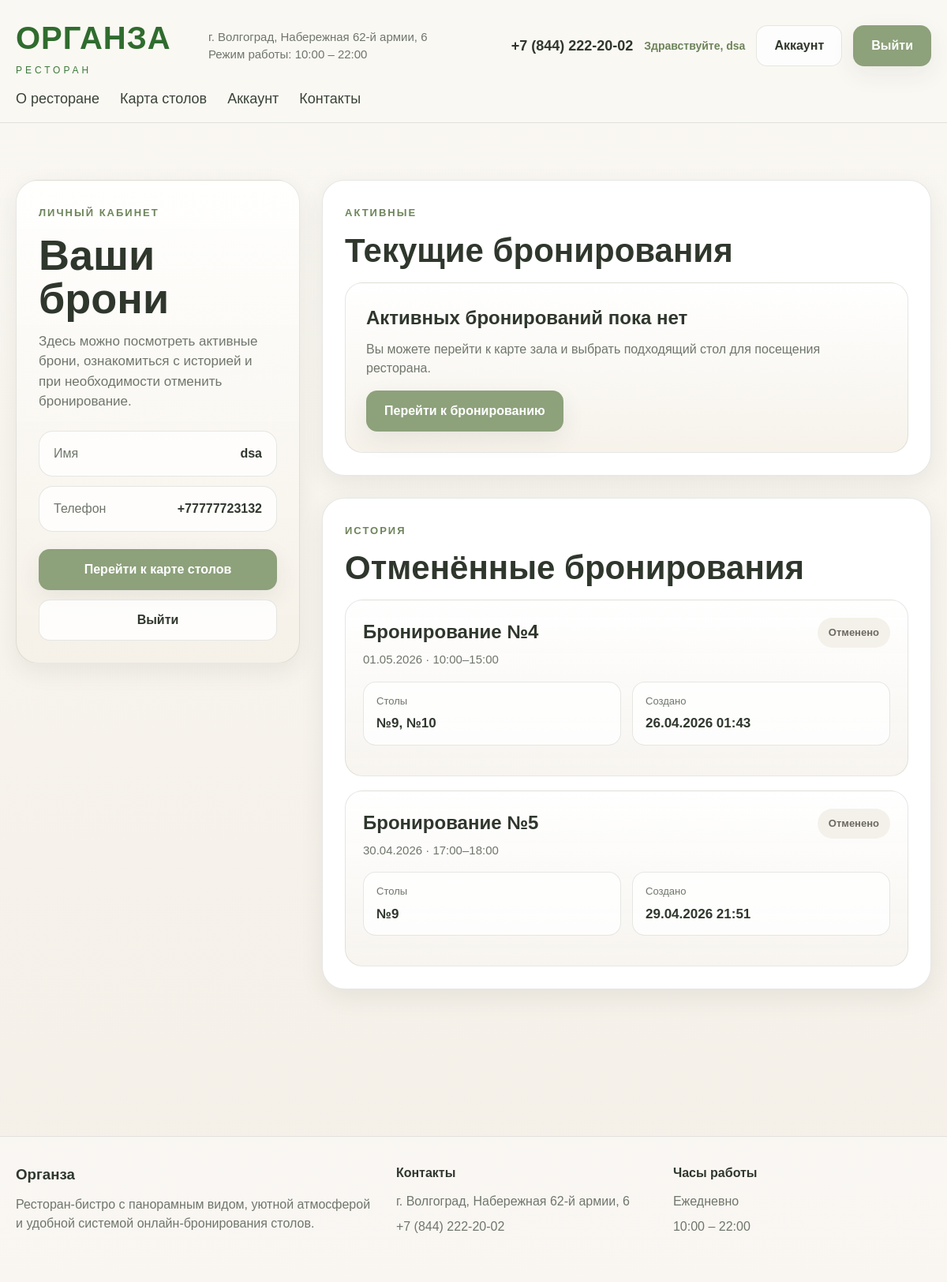
Screenshot of /booking/account (signed in) with the database file from the repository.
### models/users.py (models this page shows, shortened)
class User(db.Model):
    __tablename__ = 'users'
    id = db.Column(db.Integer, primary_key=True)
    name = db.Column(db.String(120), nullable=False)
    phone = db.Column(db.String(20), unique=True, nullable=False, index=True)
    is_active = db.Column(db.Boolean, default=True, nullable=False)
    created_at = db.Column(
        db.DateTime,
        server_default=db.func.current_timestamp(),
        nullable=False
    )

### models/reservations.py (models this page shows, shortened)
class Reservation(db.Model):
    __tablename__ = 'reservations'
    id = db.Column(db.Integer, primary_key=True)
    user_id = db.Column(
        db.Integer,
        db.ForeignKey('users.id'),
        nullable=False,
        index=True
    )
    booking_date = db.Column(db.Date, nullable=False, index=True)
    time_start = db.Column(db.Time, nullable=False)
    time_end = db.Column(db.Time, nullable=False)
    status = db.Column(db.String(20), nullable=False, default='active', index=True)
    comment = db.Column(db.Text)
    created_at = db.Column(
        db.DateTime,
        server_default=db.func.current_timestamp(),
        nullable=False
    )
    user = db.relationship(
        'User',
        backref=db.backref('reservations', lazy=True)
    )
    reservation_tables = db.relationship(
        'ReservationTable',
        back_populates='reservation',
        cascade='all, delete-orphan',
        lazy=True
    )

class ReservationTable(db.Model):
    __tablename__ = 'reservation_tables'
    id = db.Column(db.Integer, primary_key=True)
    reservation_id = db.Column(
        db.Integer,
        db.ForeignKey('reservations.id'),
        nullable=False,
        index=True
    )
    table_id = db.Column(
        db.Integer,
        db.ForeignKey('tables.id'),
        nullable=False,
        index=True
    )
    created_at = db.Column(
        db.DateTime,
        server_default=db.func.current_timestamp(),
        nullable=False
    )
    __table_args__ = (
        db.UniqueConstraint(
            'reservation_id',
            'table_id',
            name='uq_reservation_table_pair'
        ),
    )
    reservation = db.relationship(
        'Reservation',
        back_populates='reservation_tables'
    )
    table = db.relationship(
        'Table',
        backref=db.backref('reservation_links', lazy=True)
    )

### models/tables.py (models this page shows)
class Table(db.Model):
    __tablename__ = 'tables'
    id = db.Column(db.Integer, primary_key=True)
    number = db.Column(db.Integer, nullable=False)
    seats = db.Column(db.Integer, nullable=False)
    location = db.Column(db.String(255))
    description = db.Column(db.Text)
    image = db.Column(db.String(255))
    image_panorama = db.Column(db.String(255))
    is_active = db.Column(db.Boolean, default=True)
    created_at = db.Column(db.DateTime, server_default=db.func.current_timestamp())

### routes/booking.py (the view)
@booking_bp.get('/account')
def account():
    user = get_current_user()
    if not user:
        flash('Для доступа к личному кабинету необходимо войти в аккаунт.', 'error')
        return redirect(url_for('auth.login'))
    reservations = (
        Reservation.query
        .filter_by(user_id=user.id)
        .order_by(
            Reservation.booking_date.desc(),
            Reservation.time_start.desc(),
            Reservation.created_at.desc()
        )
        .all()
    )
    active_reservations = [reservation for reservation in reservations if reservation.status == 'active']
    archived_reservations = [reservation for reservation in reservations if reservation.status != 'active']
    return render_template(
        'account.html',
        user=user,
        active_reservations=active_reservations,
        archived_reservations=archived_reservations
    )

### templates/account.html (shortened to what this page needs)
{% extends "base.html" %}
{% block content %}
<section class="account-page">
    <div class="container account-layout">
        <aside class="account-sidebar">
            <span class="section-kicker">Личный кабинет</span>
            <h1>Ваши брони</h1>
            <p>
                Здесь можно посмотреть активные брони, ознакомиться с историей и при необходимости отменить бронирование.
            </p>
            <div class="account-profile-card">
                <div class="account-profile-row">
                    <span>Имя</span>
                    <strong>{{ user.name }}</strong>
                </div>
                <div class="account-profile-row">
                    <span>Телефон</span>
                    <strong>{{ user.phone }}</strong>
                </div>
            </div>
            <div class="account-sidebar-actions">
                <a class="btn btn--primary" href="{{ url_for('main.index', _anchor='booking') }}">
                    Перейти к карте столов
                </a>
                <a class="btn btn--ghost" href="{{ url_for('auth.logout') }}">
                    Выйти
                </a>
            </div>
        </aside>
        <div class="account-content">
            <section class="account-section">
                <div class="account-section__header">
                    <div>
                        <span class="section-kicker">Активные</span>
                        <h2>Текущие бронирования</h2>
                    </div>
                </div>
                {% if active_reservations %}
                    <div class="reservation-list">
                        {% for reservation in active_reservations %}
                            <article class="reservation-card reservation-card--active">
                                <div class="reservation-card__top">
                                    <div>
                                        <h3>Бронирование №{{ reservation.id }}</h3>
                                        <p>
                                            {{ reservation.booking_date.strftime('%d.%m.%Y') }}
                                            · {{ reservation.time_start.strftime('%H:%M') }}–{{ reservation.time_end.strftime('%H:%M') }}
                                        </p>
                                    </div>
                                    <span class="reservation-status reservation-status--active">Активно</span>
                                </div>
                                <div class="reservation-meta">
                                    <div class="reservation-meta__item">
                                        <span>Столы</span>
                                        <strong>
                                            {% for link in reservation.reservation_tables %}
                                                №{{ link.table.number }}{% if not loop.last %}, {% endif %}
                                            {% endfor %}
                                        </strong>
                                    </div>
                                    <div class="reservation-meta__item">
                                        <span>Количество мест</span>
                                        <strong>
                                            {% set total_seats = namespace(value=0) %}
                                            {% for link in reservation.reservation_tables %}
                                                {% set total_seats.value = total_seats.value + link.table.seats %}
                                            {% endfor %}
                                            {{ total_seats.value }}
                                        </strong>
                                    </div>
                                </div>
                                {% if reservation.comment %}
                                    <div class="reservation-comment">
                                        <span>Комментарий</span>
                                        <p>{{ reservation.comment }}</p>
                                    </div>
                                {% endif %}
                                <form method="post" action="{{ url_for('booking.cancel_booking', reservation_id=reservation.id) }}">
                                    <button type="submit" class="btn btn--ghost btn--danger">
                                        Отменить бронирование
                                    </button>
                                </form>
                            </article>
                        {% endfor %}
                    </div>
                {% else %}
                    <div class="account-empty">
                        <h3>Активных бронирований пока нет</h3>
                        <p>Вы можете перейти к карте зала и выбрать подходящий стол для посещения ресторана.</p>
                        <a class="btn btn--primary" href="{{ url_for('main.index', _anchor='booking') }}">
                            Перейти к бронированию
                        </a>
                    </div>
                {% endif %}
            </section>
            <section class="account-section">
                <div class="account-section__header">
                    <div>
                        <span class="section-kicker">История</span>
                        <h2>Отменённые бронирования</h2>
                    </div>
                </div>
                {% if archived_reservations %}
                    <div class="reservation-list">
                        {% for reservation in archived_reservations %}
                            <article class="reservation-card reservation-card--archived">
                                <div class="reservation-card__top">
                                    <div>
                                        <h3>Бронирование №{{ reservation.id }}</h3>
                                        <p>
                                            {{ reservation.booking_date.strftime('%d.%m.%Y') }}
                                            · {{ reservation.time_start.strftime('%H:%M') }}–{{ reservation.time_end.strftime('%H:%M') }}
                                        </p>
                                    </div>
                                    <span class="reservation-status reservation-status--cancelled">Отменено</span>
                                </div>
                                <div class="reservation-meta">
                                    <div class="reservation-meta__item">
                                        <span>Столы</span>
                                        <strong>
                                            {% for link in reservation.reservation_tables %}
                                                №{{ link.table.number }}{% if not loop.last %}, {% endif %}
                                            {% endfor %}
                                        </strong>
                                    </div>
                                    <div class="reservation-meta__item">
                                        <span>Создано</span>
                                        <strong>
                                            {{ reservation.created_at.strftime('%d.%m.%Y %H:%M') if reservation.created_at else '—' }}
                                        </strong>
                                    </div>
                                </div>
                            </article>
                        {% endfor %}
                    </div>
                {% else %}
                    <div class="account-empty account-empty--small">
                        <h3>История пока пуста</h3>
                        <p>Здесь будут отображаться отменённые бронирования.</p>
                    </div>
                {% endif %}
            </section>
        </div>
    </div>
</section>
{% endblock %}

### templates/base.html (shortened to what this page needs)
<!DOCTYPE html>
<html lang="ru">
<head>
    <link rel="stylesheet" href="{{ url_for('static', filename='css/main.css') }}">
</head>
<body>
    <header class="site-header">
        <div class="container header-top">
            <a href="{{ url_for('main.index') }}" class="brand">
                <span class="brand__title">Органза</span>
                <span class="brand__subtitle">ресторан</span>
            </a>
            <div class="header-meta">
                <p>г. Волгоград, Набережная 62-й армии, 6</p>
                <p>Режим работы: 10:00 – 22:00</p>
            </div>
            <div class="header-actions">
                <a class="header-phone" href="tel:+78442222002">+7 (844) 222-20-02</a>
                {% if session.get('user_id') %}
                    <span class="header-user">Здравствуйте, {{ session.get('user_name') }}</span>
                    <a class="btn btn--ghost" href="{{ url_for('booking.account') }}">Аккаунт</a>
                    <a class="btn btn--primary" href="{{ url_for('auth.logout') }}">Выйти</a>
                {% else %}
                    <a class="btn btn--ghost" href="{{ url_for('auth.login') }}">Войти</a>
                    <a class="btn btn--primary" href="{{ url_for('main.index', _anchor='booking') }}">Забронировать</a>
                {% endif %}
            </div>
        </div>
        <div class="container header-nav">
            <nav class="nav">
                <a href="{{ url_for('main.index', _anchor='about') }}">О ресторане</a>
                <a href="{{ url_for('main.index', _anchor='booking') }}">Карта столов</a>
                {% if session.get('user_id') %}
                    <a href="{{ url_for('booking.account') }}">Аккаунт</a>
                {% else %}
                    <a href="{{ url_for('auth.login') }}">Аккаунт</a>
                {% endif %}
                <a href="#contacts">Контакты</a>
            </nav>
        </div>
    </header>
    <main>
        {% block content %}{% endblock %}
    </main>
    <footer class="site-footer" id="contacts">
        <div class="container footer-grid">
            <div>
                <h3>Органза</h3>
                <p>Ресторан-бистро с панорамным видом, уютной атмосферой и удобной системой онлайн-бронирования столов.</p>
            </div>
            <div>
                <h4>Контакты</h4>
                <p>г. Волгоград, Набережная 62-й армии, 6</p>
                <p><a href="tel:+78442222002">+7 (844) 222-20-02</a></p>
            </div>
            <div>
                <h4>Часы работы</h4>
                <p>Ежедневно</p>
                <p>10:00 – 22:00</p>
            </div>
        </div>
    </footer>
</body>
</html>

### rows the page displays
User: get "dsa", name "dsa", phone "+77777723132"
Reservation: id "4", booking_date "01.05.2026", time_start "10:00", time_end "15:00", created_at "26.04.2026 01:43"
ReservationTable: table.number "9"
ReservationTable: table.number "10"
Reservation: id "5", booking_date "30.04.2026", time_start "17:00", time_end "18:00", created_at "29.04.2026 21:51"
ReservationTable: table.number "9"
